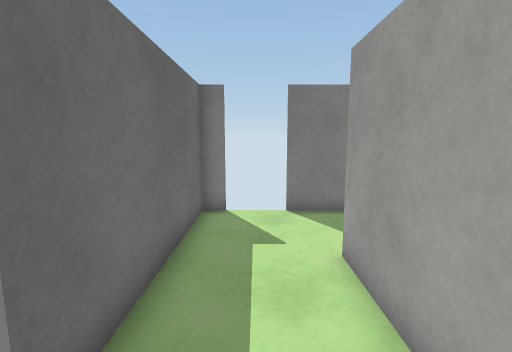
[1] (above)

16 first-person views from a walk through a Unity game level. The camera is 1.2 m above the floor, tilts 8° down and sees 85° across. The floor is counted in squares, 0.5 m on a side. Each view is taken from the middle of a square. On the plan, view 1 faces up. The plan holds only what a view shows up to about 18 squares ahead; the rest is blank. Surface patterns are stand-ins for the level's own textures.

[2]
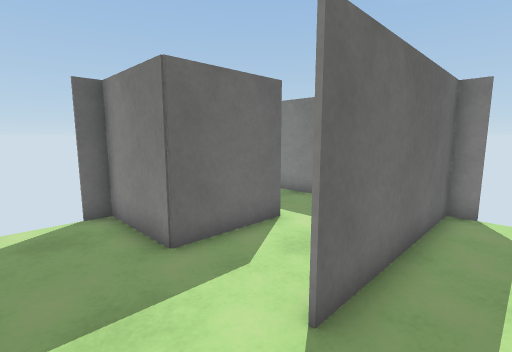

[3]
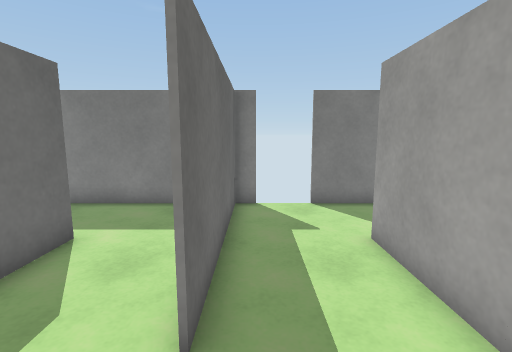

[4]
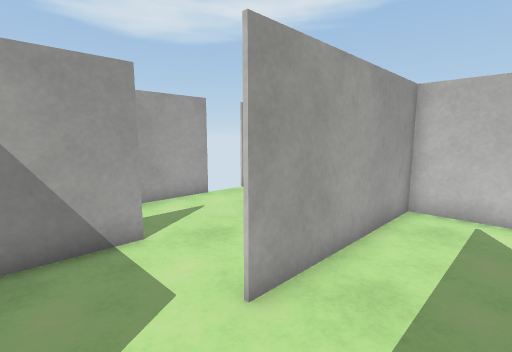

[5]
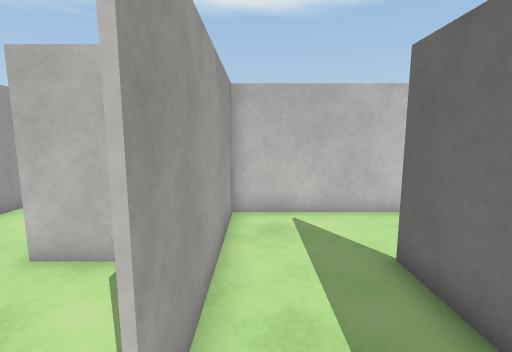

[6]
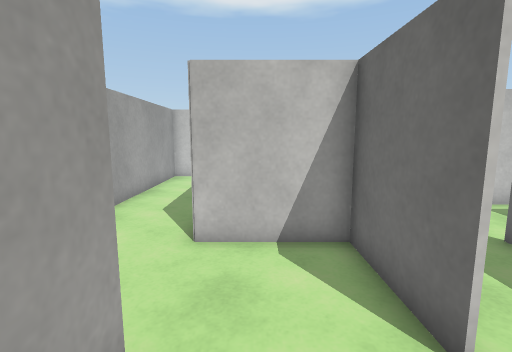

[7]
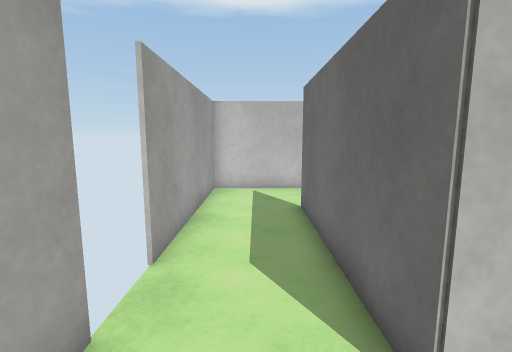

[8]
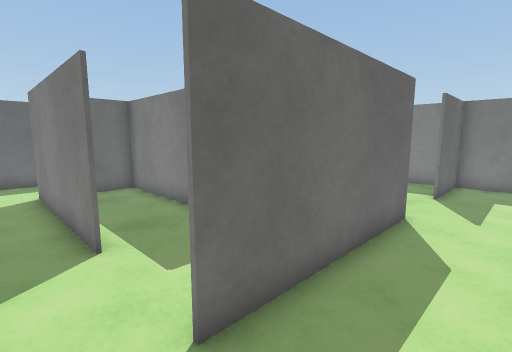

[9]
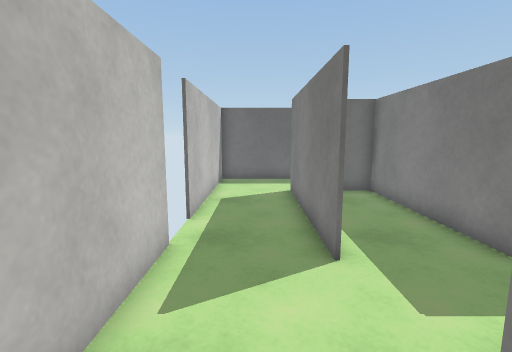

[10]
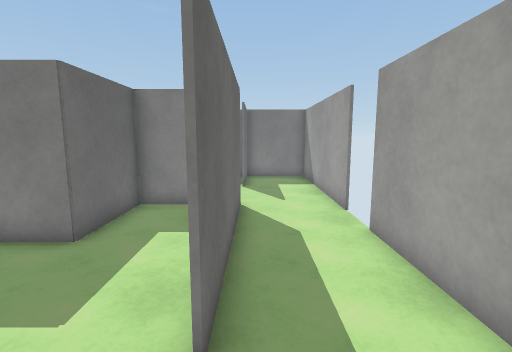

[11]
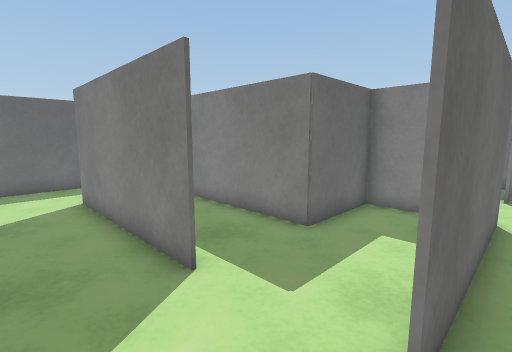

[12]
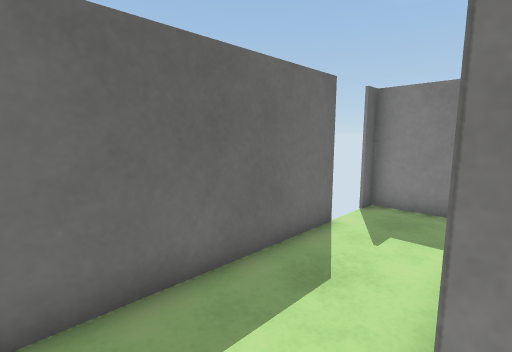

[13]
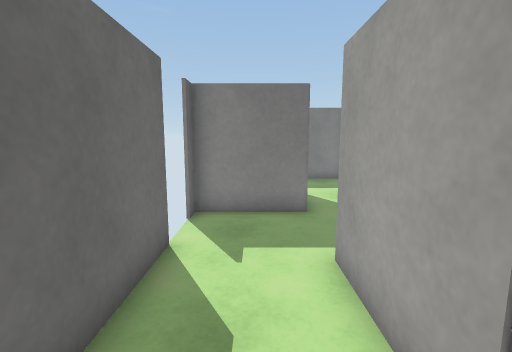

[14]
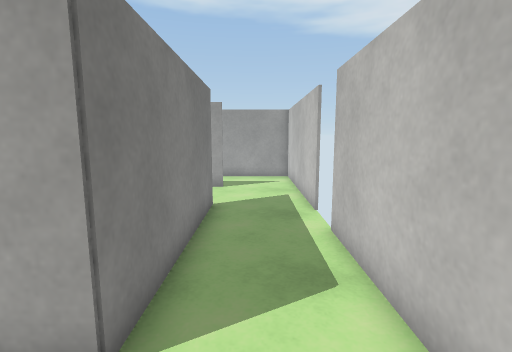

[15]
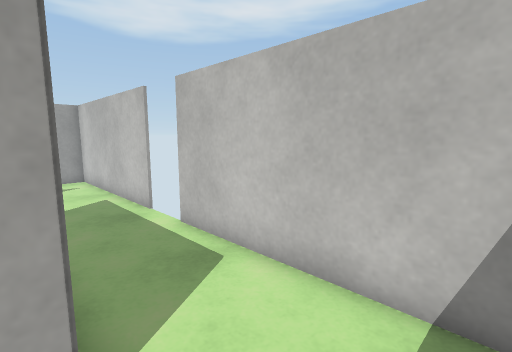

[16]
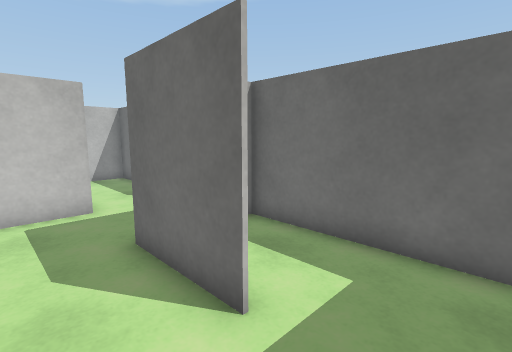

### Floor plan
Points are (right, up) in squares from view 1. A wall is a line through its corners. A room is listed if a view was taken in it or the views show most of it. See-through windows are left out.
Room 1 (views 1, 2, 3, 4, 5)
walls: (-0.9, 9) (-1.7, 9) (-1.7, 1.8); (2.5, 9) (1, 9); (-1.4, -1.7) (1.8, -1.7) (1.8, 5.5)
ways out: opening at (2, 7) to room 2; opening at (-2, 0) to room 5; gap at (-1, 9); gap at (1, 9)
Room 2 (view 6)
walls: (1.8, 5.5) (1.8, 2.1); (5.3, 5.4) (5.3, 8); (5, 9) (2.5, 9); (1.8, 1.9) (4.5, 1.9)
ways out: opening at (2, 7) to room 1; opening at (5, 4) to room 3
Room 3 (views 7, 8, 9, 10, 11)
walls: (8.9, 0.9) (8.9, 9) (5, 9); (4.5, 1.9) (5.5, 1.9) (5.5, -5.5); (5.5, 9) (5.5, 5.4); (4.4, -9) (8.9, -9) (8.9, -1)
ways out: opening at (5, 4) to room 2; opening at (5, -7) to room 4; gap at (9, -1); gap at (9, 1)
Room 4 (views 12, 13, 14, 15)
walls: (0.9, -9) (4.4, -9); (1.9, -5.4) (-5.4, -5.4) (-5.4, -1.7) (-4.4, -1.7); (-8.9, -0.9) (-8.9, -9) (-1, -9); (-5.3, 1.8) (-9, 1.8); (5.3, -5.5) (5.3, -4.9)
ways out: opening at (5, -7) to room 3; opening at (-5, 0) to room 5; opening at (3, -5) to room 6; gap at (-9, -1); gap at (-9, 1); gap at (-1, -9); gap at (1, -9)
Room 5 (view 16)
walls: (-5.3, 5.5) (-5.3, 1.8); (-2.1, 9) (-5.5, 9); (-4.4, -1.7) (-1.4, -1.7)
ways out: opening at (-2, 0) to room 1; opening at (-5, 0) to room 4; opening at (-5, 7) to room 7
Room 6 (no view inside)
walls: (1.8, 2.1) (1.8, -1.8) (-5.3, -1.8) (-5.3, -3.5); (3.6, 1.8) (1.8, 1.8)
ways out: opening at (3, -5) to room 4
Room 7 (no view inside)
walls: (-8.9, 8) (-8.9, 1); (-5.5, 9) (-8.4, 9)
ways out: opening at (-5, 7) to room 5

Where each view was taken, in squares from view 1:
view 1: 0 up, 0 right, facing up
view 2: 1 down, 0 right, facing up-left
view 3: 1 down, 1 left, facing up
view 4: 8 up, 1 left, facing down-right
view 5: 7 up, 1 right, facing down
view 6: 8 up, 4 right, facing down
view 7: 4 up, 7 right, facing down
view 8: 7 down, 8 right, facing up-left
view 9: 7 down, 7 right, facing left
view 10: 8 down, 6 right, facing up
view 11: 8 down, 6 right, facing up-left
view 12: 8 down, 5 left, facing up-left
view 13: 7 down, 7 left, facing up
view 14: 7 down, 8 left, facing right
view 15: 5 down, 8 left, facing down-right
view 16: 8 up, 3 left, facing down-left
